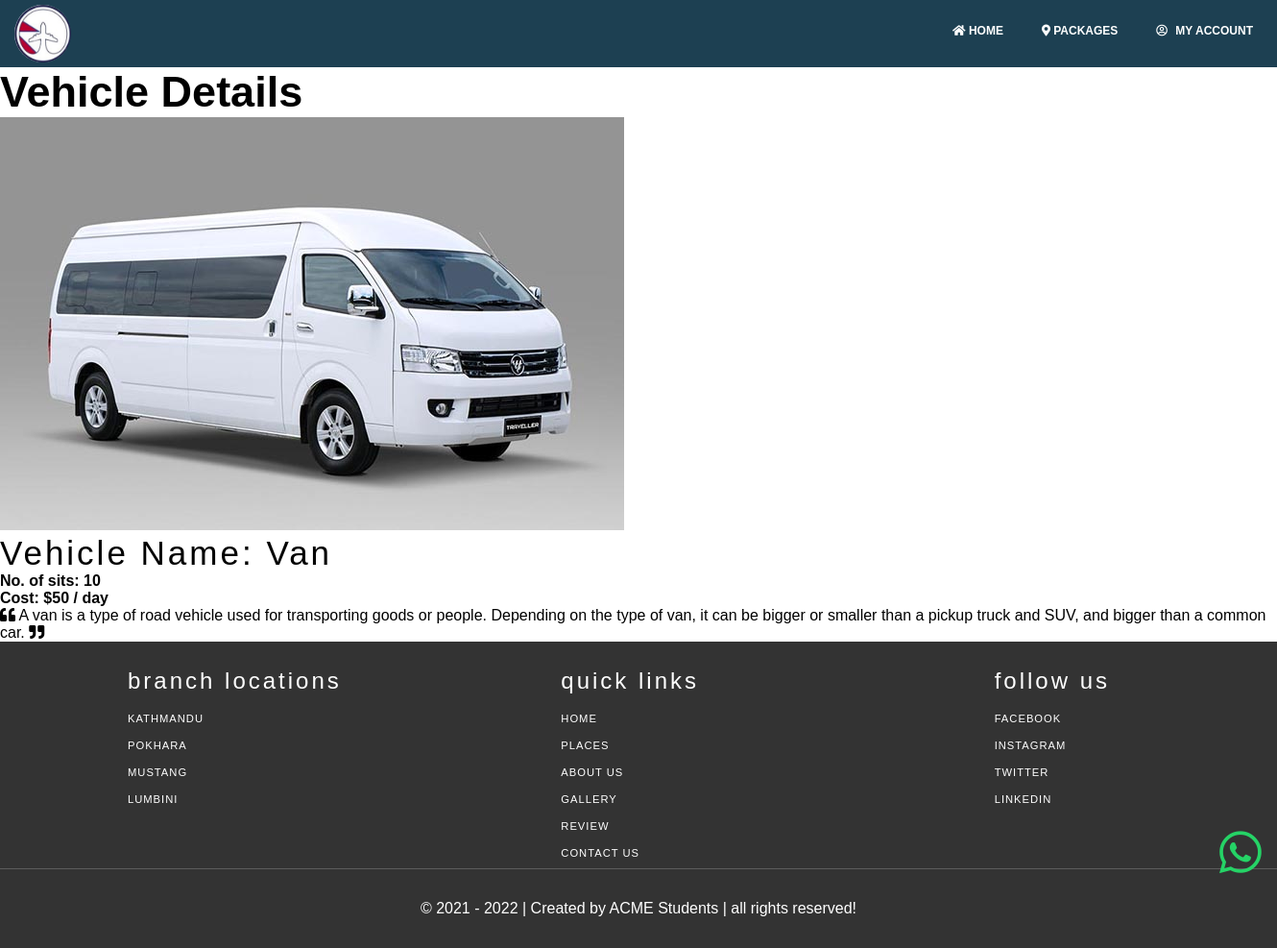
The app's page /van.php with its own data.
### tables this page shows
CREATE TABLE `transportation` (
  `id` int(11) NOT NULL,
  `tname` varchar(100) NOT NULL,
  `tphoto` varchar(200) NOT NULL,
  `tprice` int(11) NOT NULL,
  `no_of_sits` int(11) NOT NULL,
  `tdesc` varchar(1000) NOT NULL
);

### van.php (the view, shortened to what this page needs)
<!DOCTYPE html>
<html lang="en">
<head>
    <link rel="stylesheet" type="text/css" href="css/style.css">
    <link rel="stylesheet" href="https://cdnjs.cloudflare.com/ajax/libs/font-awesome/5.15.1/css/all.min.css">
</head>
<body>
<div class="nav-bar">
    <img src="images/logo.jpg" alt="">
    <a href="#home"><i class="fas fa-home"></i> Home</a>
    <a href="#packages"><i class="fas fa-map-marker-alt"></i> Packages</a>
    <ul class="header-links pull-right">
		<li><?php include "db.php";
            if(isset($_SESSION["id"])){
                $sql = "SELECT c_photo FROM user_details WHERE c_id='$_SESSION[id]'";
                $query = mysqli_query($con,$sql);
                $row=mysqli_fetch_array($query); ?>
            <div class="dropdownn">
                <a href="#" class="dropdownn"><i class="fa fa-user-o"></i><?php echo "<img src='images/".$row['c_photo']."'>";?></a>
                <div class="dropdownn-contentt">
                <a href="userprofile.php" class="modal-open"><i class="fa fa-user-circle"></i>My Profile</a>
			        <a href="editprofile.php" class="modal-open"><i class="fas fa-user-edit"></i>Edit Profile</a>
			        <a href="changepassword.php" class="modal-open"><i class="fas fa-key"></i>Change Password</a>
			        <a href="booking_details.php" class="modal-open"><i class="fas fa-book-reader"></i>My Bookings</a>
                    <a href="ulogout.php" class="modal-open"><i class="fas fa-sign-out-alt"></i>Log out</a>
                </div>
            </div>
            <div class="modal-container" id="userprofile">
                <?php include "userprofile.php"?>
            </div>
            <div class="modal-container" id="edit">
                <?php include "editprofile.php"?>
            </div>
			<?php }else{ ?>
            <div class="dropdownn">
                <a href="#" class="dropdownn"><i class="far fa-user-circle"></i> My Account</a>
            </div>
            <?php } ?>
        </li>
	</ul>
</div>
<section class="bus" id="bus">
    <h1 class="heading">Vehicle Details</h1>
    <div class="bus-container">
        <?php
                $bus = "SELECT * FROM transportation WHERE id = 3";
                $query = mysqli_query($con,$bus);
                $row = mysqli_fetch_array($query); ?>
        <div class="bus_img">
            <div class="image">
                <?php echo "<img src='images/".$row['tphoto']."'>";?>
            </div>
            <div class="content">
                <h3>Vehicle Name: <?php echo $row['tname']; ?> </h3>
                <h4>No. of sits: <?php echo $row['no_of_sits']; ?></h4>
                <h4>Cost: $<?php echo $row['tprice']; ?> / day</h4>
                <span><i class="fas fa-quote-left"></i>
                    <?php echo $row['tdesc']; ?>
                    <i class="fas fa-quote-right"></i>
                </span>
            </div>
        </div>
    </div>
</section>
<?php
    include "footer.php";
?>
</body>
</html>

### css/style.css (style rules this page uses)
* { font-family: Verdana, Geneva, Tahoma, sans-serif; padding: 0; margin: 0; box-sizing: border-box; text-decoration: none; }
body { margin: 0; padding: 0; font-family: Verdana, Geneva, Tahoma, sans-serif; }
html { overflow-x: hidden; scroll-behavior: smooth; }
section h1 { margin: 0; font-size: 45px; font-weight: 700; }
section h3 { font-size: 35px; font-weight: 200; letter-spacing: 3px; }
.nav-bar { background: #1d4052; display: flex; padding: 5px; }
.nav-bar img { height: 60px; display: block; float: left; margin-left: 10px; margin-right: auto; border-radius: 50%; }
.nav-bar a { color: white; font-size: 12px; text-align: left; font-weight: bold; text-decoration: none; text-transform: uppercase; padding: 20px 20px; }
.header-links li { display: block; margin-right: 15px; font-size: 12px; }
.header-links li:last-child { margin-right: 0px; }
.header-links li a { color: #FFF; }
.header-links li i { color: #fff; margin-right: 5px; }
.dropdownn { position: relative; display: block; }
.pull-right { float: right !important; }
* { padding: 0; margin: 0; box-sizing: border-box; font-family: "Poppins", sans-serif; }

### records on screen
transportation: tphoto (picture), tname "Van", no_of_sits "10", tprice "50", tdesc "A van is a type of road vehicle used for transporting goods or people. Depending on the type of van, it can be bigger or smaller than a pickup truck and SUV, and bigger than a common car."
